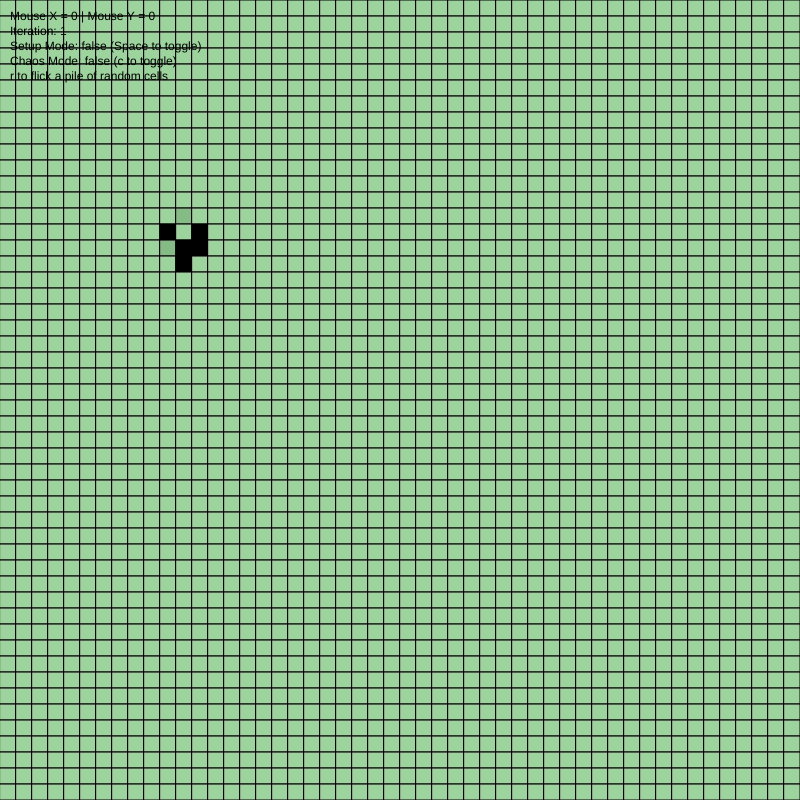
Frame 1 (no input)
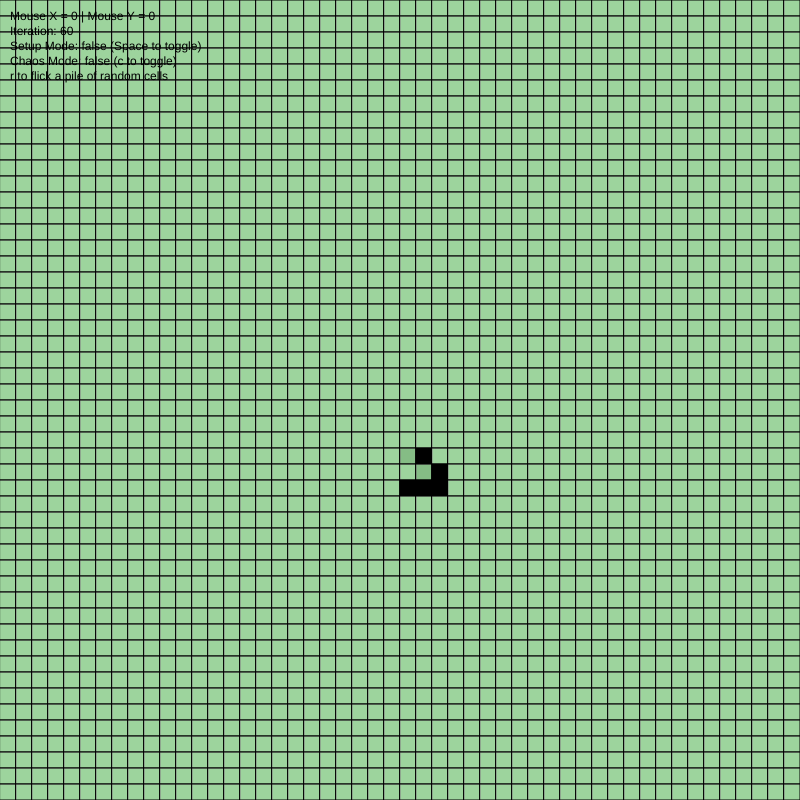
Frame 60 (no input)
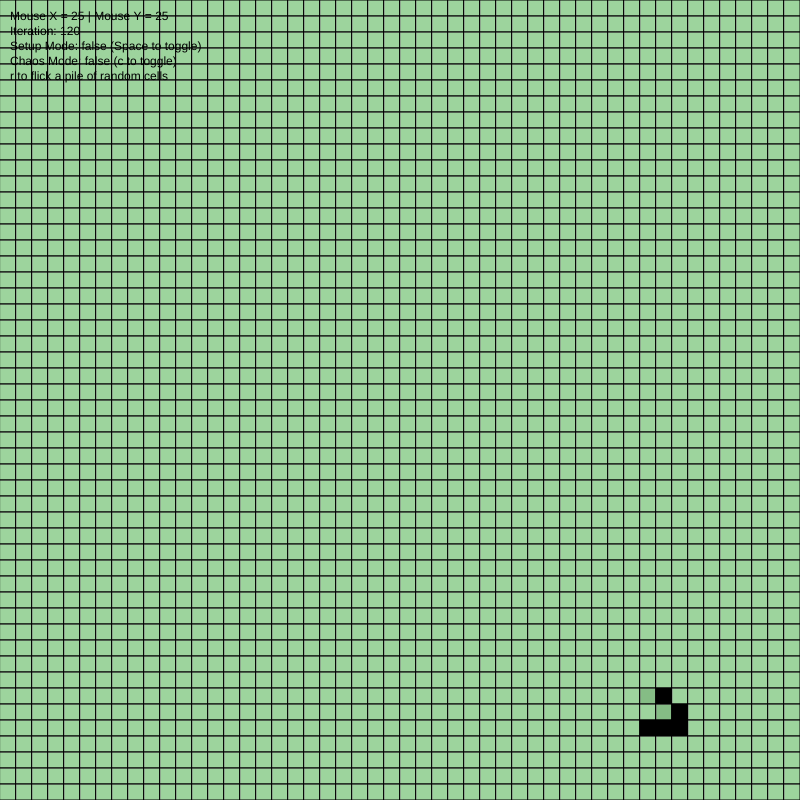
Frame 120 (the mouse pressed at the canvas centre since frame 60)

The p5.js sketch that drew these frames (run headless with seeded random() and noise() and a simulated clock; from frame 60 on, the mouse is pressed at the canvas centre):

// p5.js sketch
// ── sketch.js
// afc_05_cells_n_stuff
// Dima Konev
// September 19 2017

//resolution
var resX = 16;
var resY = 16;

//the two fields
var lifeField = [];
var lifeField2 = [];

//variables for swapping around
var currentLF;
var lastLF;
var temp;

//dimensions of the field
var a;
var b;

var iterations = 0;

//mode to place cells
var setupMode = false;
//mode where each cell has a 1 in 10000 chance of randomly changing 
var chaos = false;



function setup() {
    createCanvas(800, 800);
    //get dimensions
    a = parseInt(width/resX);
    b = parseInt(height/resY);

    //create two empty fields
    for(var i = 0; i < a; i++) {
        lifeField[i] = [];
        lifeField2[i] = [];
        for(var j = 0; j < b; j++) {
            lifeField[i][j] = false;
            lifeField2[i][j] = false;
        }
    }

    currentLF = lifeField;
    lastLF = lifeField2;
    //create glider
    flickCell(10, 15);
    flickCell(11, 15);
    flickCell(12, 15);
    flickCell(12, 14);
    flickCell(11, 13);
    
}

//toggles cell at x, y
function flickCell(x, y) {
   if (currentLF[x][y] == false) {
       currentLF[x][y] = true;
   }
   else {
       currentLF[x][y] = false;
   }
}

//returns the count of neighbors a cell has
function neighborCount(x, y) {
    var neighbors = 0;

    for(var i = -1; i <= 1; i++) {
        for(var j = -1; j <= 1; j++) {
            //don't count the cell itself
            if(i == 0 && j == 0) {
                continue;
            } 
            
            //wrap around
            var nx = x + i;
            if(nx < 0) {
                nx = a - 1;
            }
            else if (nx >= a) {
                nx = 0;
            }
            var ny = y + j;
            if(ny < 0) {
                ny = b - 1;
            }
            else if (ny >= b) {
                ny = 0;
            }

            if(lastLF[nx][ny] == true) {
                neighbors++;
            }
        }
    }
    return neighbors;
}


//step process for a single cell
function cellStep(x, y) {
    //less than 2 neighbors, die
    if (neighborCount(x, y) < 2) {
        currentLF[x][y] = false;
    }
    //more than 3 neighbors, die
    else if (neighborCount(x, y) > 3) {
        currentLF[x][y] = false;
    }
    //exactly 3 neighbors, come to life
    else if (neighborCount(x, y) == 3) {
        currentLF[x][y] = true;
    }
    //two neighbors, be what you were before
    else {
        currentLF[x][y] = lastLF[x][y];
    }
}

//swaps the two fields
function swapFields() {
    temp = currentLF;
    currentLF = lastLF;
    lastLF = temp;
}

//perform a single step
function lifeStep() {
    swapFields();
    for(var i = 0; i < a; i++) {
        for(var j = 0; j < b; j++) {
            cellStep(i, j);
        }
    }
}
function keyPressed() {
    //mode to place cells on screen
    if (key == ' ') {
        setupMode = !setupMode;
    }
    if (keyCode === 67) {
        chaos = !chaos;
    }
    //place a bunch of random cells on screen
    if (keyCode === 82) {
        for(var i = 0; i < a; i++) {
            for(var j = 0; j < b; j++) {
                var r = parseInt(random(0, 2));
                if (r == 1) {
                    flickCell(i, j);
                }
            }
        }
    }
    if (keyCode === 190) {
        lifeStep();
    }
    if (keyCode === 188) {
        swapFields();
    }
}

//toggle cell where the mouse is
function mousePressed() {
    if (setupMode == true) {
        flickCell(parseInt(mouseX/resX), parseInt(mouseY/resY));
    }
}



function draw() {
    
    //change background depending on mode
    if(setupMode == false) {
        if(chaos == true) {
            background(255, 0, 0);
        }
        else {
            background(0, 255, 0);
        }
        //only swap field pointers if not in setup mode
        swapFields();
    }
    else {
        background(0, 0, 255);
    }

    //combine rendering and performing live steps
    for(var i = 0; i < a; i++) {
        for(var j = 0; j < b; j++) {
            //only step if not in setup mode
            if(setupMode == false) {
                cellStep(i, j); 
                
                if (chaos == true) {
                    //life's not fair
                    var chance = parseInt(random(0,10000));
                    if (chance == 988) {
                        flickCell(i, j);
                        continue;
                    }
                }
            }
                
            //fill empty cell
            if(currentLF[i][j] == false) {
                if (lastLF[i][j] == true) {
                    fill(170, 170, 170, 200);
                } else {
                    fill(200, 200, 200, 200);
                }
            }
            //fill cell that's filled
            else if (currentLF[i][j] == true) {
                fill(0, 0, 0);
            }

            //draw cell
            rect(i * resX, j * resY, resX, resY);
        }
    }
    if(setupMode == false) {
        //only increase iterations if not paused
        iterations++;
    }

    //print info
    fill(0,0,0);
    text('Mouse X = ' + parseInt(mouseX/resX) + " | Mouse Y = " + parseInt(mouseY/resY) +
         "\nIteration: " + iterations + 
         "\nSetup Mode: " + setupMode + " (Space to toggle)" + 
         "\nChaos Mode: " + chaos + " (c to toggle)" + 
         "\nr to flick a pile of random cells",
         10, 20);
}
